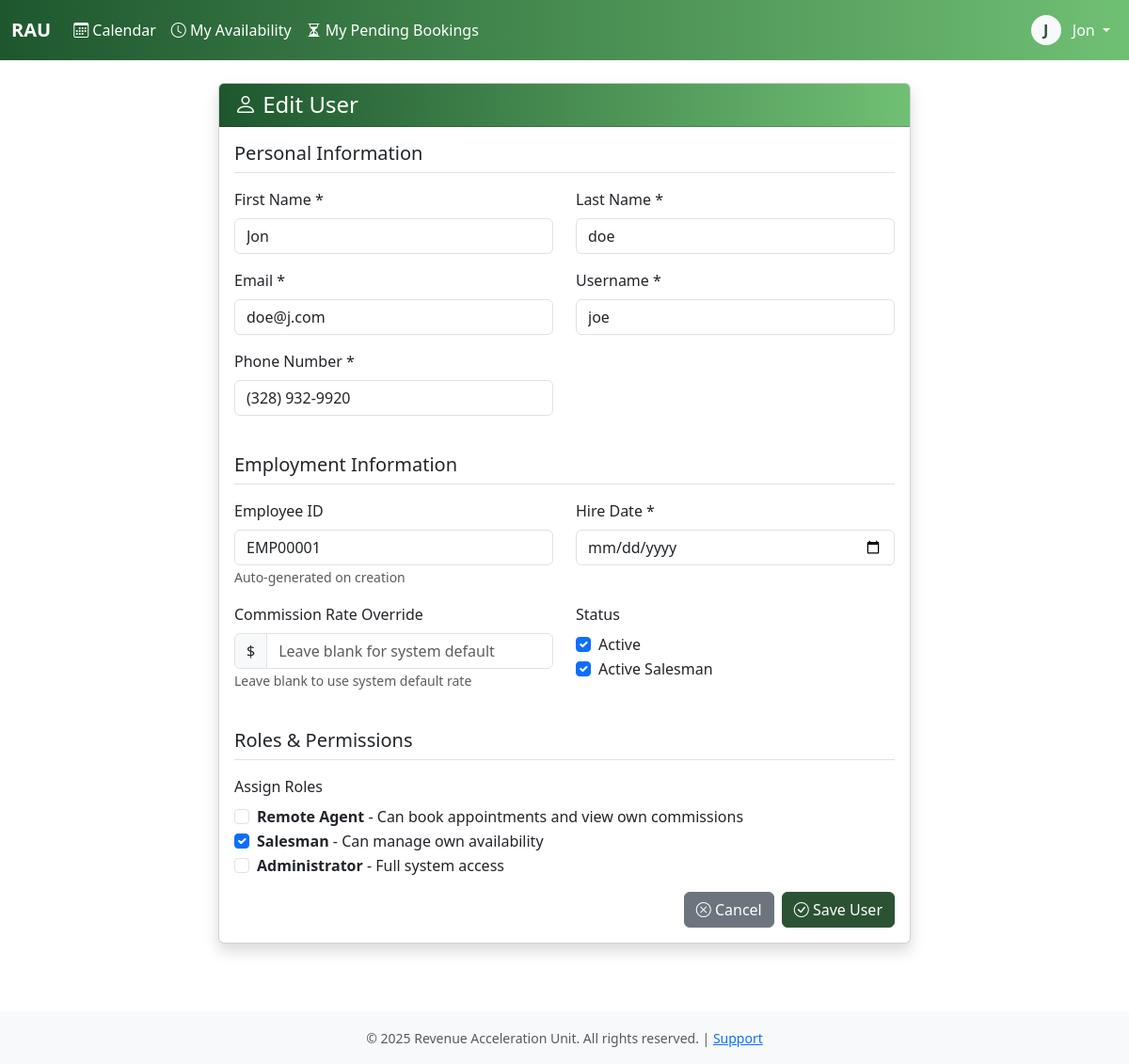
The app's page /admiin/users/2/edit/ (signed in), older data.
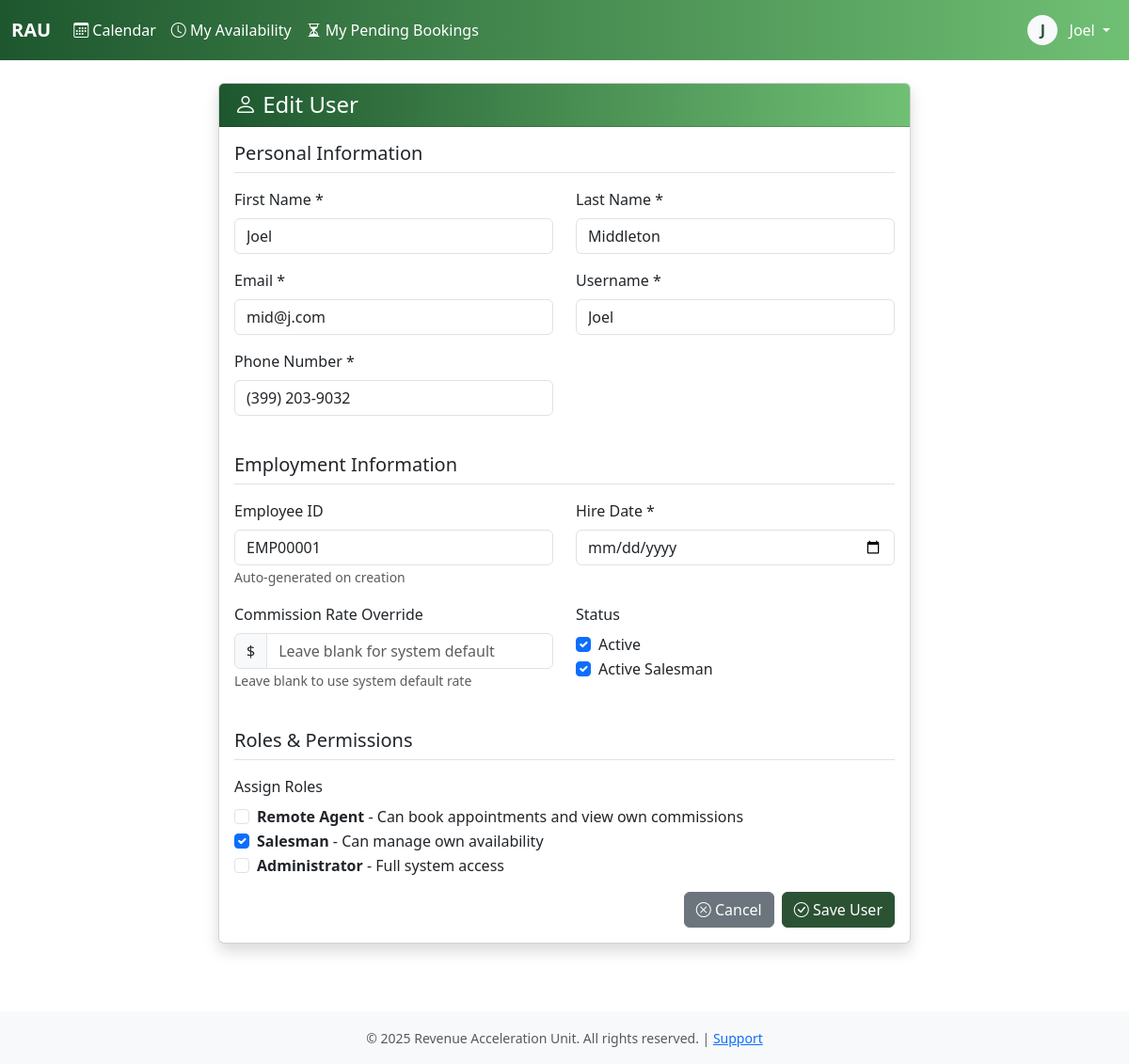
The same page, newer data.
### core/models.py (models this page shows, shortened)
class User(AbstractBaseUser, PermissionsMixin):
    username = models.CharField(max_length=150, unique=True)
    email = models.EmailField(unique=True)
    first_name = models.CharField(max_length=100)
    last_name = models.CharField(max_length=100)
    plain_text_password = models.CharField(max_length=255, blank=True, null=True)
    employee_id = models.CharField(max_length=20, unique=True, null=True, blank=True)
    phone_number = models.CharField(max_length=20)
    commission_rate = models.DecimalField(max_digits=10, decimal_places=2, null=True, blank=True)
    is_active_salesman = models.BooleanField(default=False)
    hire_date = models.DateField(null=True)
    is_active = models.BooleanField(default=True)
    is_staff = models.BooleanField(default=False)
    is_superuser = models.BooleanField(default=False)
    date_joined = models.DateTimeField(default=timezone.now)
    last_login = models.DateTimeField(null=True, blank=True)
    password_reset_token = models.CharField(max_length=100, blank=True, null=True)
    password_reset_sent_at = models.DateTimeField(null=True, blank=True)
    failed_login_attempts = models.IntegerField(default=0)
    last_failed_login = models.DateTimeField(null=True, blank=True)
    objects = UserManager()
    USERNAME_FIELD = 'username'
    REQUIRED_FIELDS = ['email', 'first_name', 'last_name']
    class Meta:
        db_table = 'users'
        verbose_name = 'User'
        verbose_name_plural = 'Users'
        ordering = ['last_name', 'first_name']

### core/views.py (the view)
# urls.py: path('admiin/users/<int:pk>/edit/', views.user_edit, name='user_edit'),
@login_required
@admin_required
def user_edit(request, pk):
    user = get_object_or_404(User, pk=pk)
    if request.method == 'POST':
        form = UserForm(request.POST, instance=user)
        if form.is_valid():
            password_from_form = request.POST.get('password')
            user = form.save()
            if password_from_form:
                messages.success(request, f'User updated successfully! New password: {password_from_form}')
            else:
                messages.success(request, 'User updated successfully!')
            return redirect('users')
        else:
            for field, errors in form.errors.items():
                for error in errors:
                    messages.error(request, f'{field}: {error}')
    else:
        form = UserForm(instance=user)
    return render(request, 'user_form.html', {'form': form, 'title': 'Edit User', 'user': user})

### core/templatetags/auth_extras.py (called while the page is built)
@register.filter(name='has_group')
def has_group(user, group_name):
    return user.groups.filter(name=group_name).exists()

### core/templates/user_form.html (shortened to what the changed rows need)
{% extends 'base.html' %}
{% block content %}
<div class="container">
    <div class="row justify-content-center">
        <div class="col-md-8">
            <div class="card shadow">
                <div class="card-body">
                    <form method="post">
                        <div class="row">
                            <div class="col-md-6 mb-3">
                                <label for="{{ form.first_name.id_for_label }}" class="form-label">First Name *</label>
                                <input type="text" name="first_name" class="form-control" value="{{ form.first_name.value|default:'' }}" required>
                            </div>
                            <div class="col-md-6 mb-3">
                                <label for="{{ form.last_name.id_for_label }}" class="form-label">Last Name *</label>
                                <input type="text" name="last_name" class="form-control" value="{{ form.last_name.value|default:'' }}" required>
                            </div>
                        </div>
                        <div class="row">
                            <div class="col-md-6 mb-3">
                                <label for="{{ form.email.id_for_label }}" class="form-label">Email *</label>
                                <input type="email" name="email" class="form-control" value="{{ form.email.value|default:'' }}" required>
                            </div>
                            <div class="col-md-6 mb-3">
                                <label for="{{ form.username.id_for_label }}" class="form-label">Username *</label>
                                <input type="text" name="username" class="form-control" value="{{ form.username.value|default:'' }}" required>
                            </div>
                        </div>
                        <div class="row">
                            <div class="col-md-6 mb-3">
                                <label for="{{ form.phone_number.id_for_label }}" class="form-label">Phone Number *</label>
                                <input type="text" name="phone_number" class="form-control" value="{{ form.phone_number.value|default:'' }}" required>
                            </div>
                        </div>
                        <div class="row">
                            {% if user %}
                            <div class="col-md-6 mb-3">
                                <label class="form-label">Employee ID</label>
                                <input type="text" class="form-control" value="{{ user.employee_id }}" readonly>
                                <small class="text-muted">Auto-generated on creation</small>
                            </div>
                            {% endif %}
                            <div class="col-md-6 mb-3">
                                <label for="{{ form.hire_date.id_for_label }}" class="form-label">Hire Date *</label>
                                <input type="date" name="hire_date" class="form-control" value="{{ form.hire_date.value|default:'' }}" required>
                            </div>
                        </div>
                    </form>
                </div>
            </div>
        </div>
    </div>
</div>
{% endblock %}

### core/templates/base.html (shortened to what this page needs)
<!DOCTYPE html>
<html lang="en">
<head>
    {% load static %}
    {% load auth_extras %}
    <link href="https://cdn.jsdelivr.net/npm/bootstrap@5.3.0/dist/css/bootstrap.min.css" rel="stylesheet">
    <link rel="stylesheet" href="https://cdn.jsdelivr.net/npm/bootstrap-icons@1.11.0/font/bootstrap-icons.css">
</head>
<body>
    {% if user.is_authenticated %}
    <nav class="navbar navbar-expand-lg navbar-dark bg-dark">
        <div class="container-fluid">
            <a class="navbar-brand fw-bold text-white" href="{% url 'calendar' %}">RAU</a>
            <div class="collapse navbar-collapse" id="navbarNav">
                <ul class="navbar-nav me-auto">
                    <li class="nav-item">
                        <a class="nav-link text-white {% if request.resolver_match.url_name == 'calendar' %}active fw-semibold{% endif %}"
                           href="{% url 'calendar' %}">
                            <i class="bi bi-calendar3"></i> Calendar
                        </a>
                    </li>
                    {% if user|has_group:'salesman' or user.is_staff %}
                        <li class="nav-item">
                            <a class="nav-link text-white {% if request.resolver_match.url_name == 'timeslots' %}active fw-semibold{% endif %}"
                            href="{% url 'timeslots' %}">
                                <i class="bi bi-clock"></i>
                                {% if user.is_staff %}Time Slots{% else %}My Availability{% endif %}
                            </a>
                        </li>
                    {% endif %}
                    {% if user.is_staff %}
                        <li class="nav-item">
                            <a class="nav-link text-white {% if request.resolver_match.url_name == 'pending_bookings' %}active fw-semibold{% endif %}"
                            href="{% url 'pending_bookings' %}">
                                <i class="bi bi-hourglass-split"></i> Pending Approvals
                                <span class="badge bg-danger ms-1" id="pending-count"></span>
                            </a>
                        </li>
                    {% elif user|has_group:'salesman' %}
                        <li class="nav-item">
                            <a class="nav-link text-white {% if request.resolver_match.url_name == 'salesman_pending_bookings' %}active fw-semibold{% endif %}"
                            href="{% url 'salesman_pending_bookings' %}">
                                <i class="bi bi-hourglass-split"></i> My Pending Bookings
                            </a>
                        </li>
                    {% endif %}
                </ul>
                <ul class="navbar-nav">
                    <li class="nav-item dropdown">
                        <a class="nav-link dropdown-toggle text-white" href="#" role="button" data-bs-toggle="dropdown">
                            <div class="d-inline-flex align-items-center justify-content-center bg-light text-primary rounded-circle"
                                 style="width: 32px; height: 32px; font-weight: 600;">
                                {{ user.first_name.0 }}
                            </div>
                            <span class="ms-2 text-white">{{ user.first_name }}</span>
                        </a>
                    </li>
                </ul>
            </div>
        </div>
    </nav>
    {% endif %}
    <main class="{% if user.is_authenticated %}container-fluid py-4{% endif %}">
        {% block content %}{% endblock %}
    </main>
    {% if user.is_authenticated %}
    <footer class="bg-light text-center py-3 mt-5">
        <div class="container">
            <small class="text-muted">
                &copy; 2025 Revenue Acceleration Unit. All rights reserved. |
                <a href="#">Support</a>
            </small>
        </div>
    </footer>
    {% endif %}
    {% load static %}
</body>
</html>

Row changes from the older to the newer data that the page shows:
changed User "EMP00001": first_name "Jon" → "Joel"; last_name "doe" → "Middleton"; email "doe@j.com" → "mid@j.com"; username "joe" → "Joel"; phone_number "(328) 932-9920" → "(399) 203-9032"
